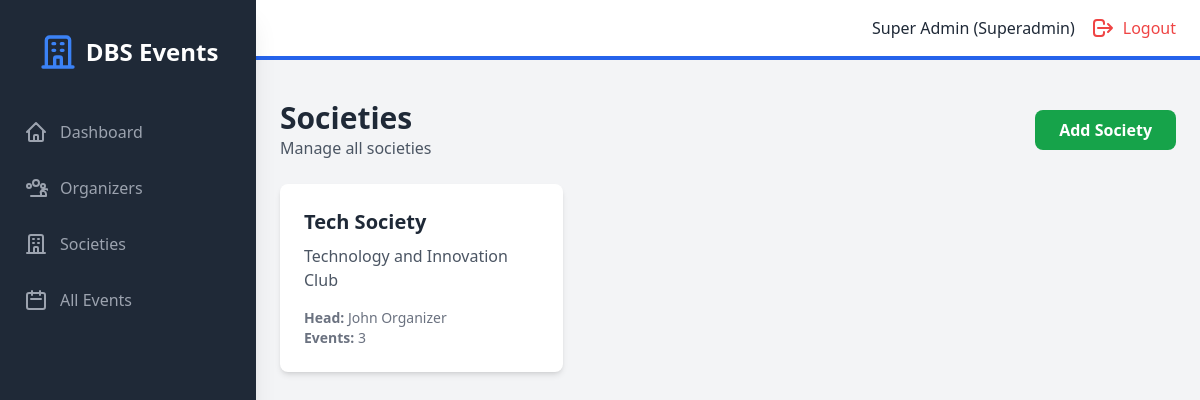
/admin/societies (signed in), run on an earlier commit of the app's database.
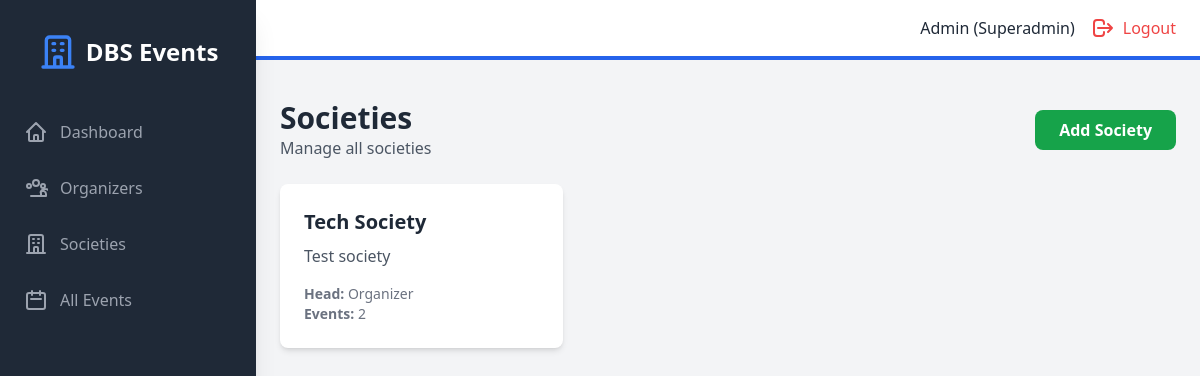
And on a later commit of the database.
### models.py (models this page shows, shortened)
class User(UserMixin, db.Model):
    id = db.Column(db.Integer, primary_key=True)
    email = db.Column(db.String(120), unique=True, nullable=False)
    password_hash = db.Column(db.String(200), nullable=False)
    name = db.Column(db.String(100), nullable=False)
    role = db.Column(db.String(20), nullable=False)  # superadmin, organizer, student
    created_at = db.Column(db.DateTime, default=datetime.utcnow)
    societies = db.relationship('Society', backref='head', lazy=True)
    events_created = db.relationship('Event', backref='creator', lazy=True)
    registrations = db.relationship('Registration', backref='student', lazy=True)

class Society(db.Model):
    id = db.Column(db.Integer, primary_key=True)
    name = db.Column(db.String(100), nullable=False, unique=True)
    description = db.Column(db.Text, nullable=True)
    society_head_id = db.Column(db.Integer, db.ForeignKey('user.id'), nullable=False)
    created_at = db.Column(db.DateTime, default=datetime.utcnow)
    events = db.relationship('Event', backref='society', lazy=True)

### backend/routes/admin.py (the view)
@admin_bp.route("/admin/societies", endpoint="admin_societies")
@admin_required
def admin_societies():
    societies = Society.query.all()
    return render_template("admin/societies.html", societies=societies)

### backend/main.py (called while the page is built)
@login_manager.user_loader
def load_user(user_id):
    return User.query.get(int(user_id))

### frontend/templates/admin/societies.html (shortened to what this page needs)
{% extends "base.html" %}
{% block auth_content %}
<div class="mb-6 flex justify-between items-center">
    <div>
        <h1 class="text-3xl font-bold text-gray-800">Societies</h1>
        <p class="text-gray-600">Manage all societies</p>
    </div>
    <a href="{{ url_for('admin.admin_add_society') }}" class="bg-green-600 text-white px-6 py-2 rounded-lg hover:bg-green-700 font-semibold">
        Add Society
    </a>
</div>
{% if societies %}
<div class="grid grid-cols-1 md:grid-cols-2 lg:grid-cols-3 gap-6">
    {% for society in societies %}
    <div class="bg-white rounded-lg shadow-md p-6 hover:shadow-lg transition">
        <h3 class="text-xl font-bold text-gray-800 mb-2">{{ society.name }}</h3>
        <p class="text-gray-600 mb-4">{{ society.description }}</p>
        <div class="text-sm text-gray-500">
            <p><span class="font-semibold">Head:</span> {{ society.head.name }}</p>
            <p><span class="font-semibold">Events:</span> {{ society.events|length }}</p>
        </div>
    </div>
    {% endfor %}
</div>
{% endif %}
{% endblock %}

### frontend/templates/base.html (shortened to what the changed rows need)
<!DOCTYPE html>
<html lang="en">
<head>
    <script src="https://cdn.tailwindcss.com"></script>
    <link rel="stylesheet" href="{{ url_for('static', filename='css/style.css') }}">
</head>
<body class="bg-gray-100">
    {% if current_user.is_authenticated %}
    <div class="flex h-screen bg-gray-100">
        <div id="sidebar" class="sidebar fixed inset-y-0 left-0 z-30 w-64 bg-gray-800 overflow-y-auto transition duration-300 ease-out md:translate-x-0 md:static md:shadow-xl sidebar-closed">
            <div class="flex items-center justify-center mt-8">
                <div class="flex items-center">
                    <svg class="h-10 w-10 text-blue-500" fill="none" stroke="currentColor" viewBox="0 0 24 24">
                        <path stroke-linecap="round" stroke-linejoin="round" stroke-width="2" d="M19 21V5a2 2 0 00-2-2H7a2 2 0 00-2 2v16m14 0h2m-2 0h-5m-9 0H3m2 0h5M9 7h1m-1 4h1m4-4h1m-1 4h1m-5 10v-5a1 1 0 011-1h2a1 1 0 011 1v5m-4 0h4"></path>
                    </svg>
                    <span class="text-white text-2xl font-semibold ml-2">DBS Events</span>
                </div>
            </div>
            <nav class="mt-10">
                {% if current_user.role == 'superadmin' %}
                    <a class="flex items-center mt-4 py-2 px-6 text-gray-400 hover:bg-gray-700 hover:text-white" href="{{ url_for('admin.admin_dashboard') }}">
                        <svg class="h-6 w-6" fill="none" stroke="currentColor" viewBox="0 0 24 24"><path stroke-linecap="round" stroke-linejoin="round" stroke-width="2" d="M3 12l2-2m0 0l7-7 7 7M5 10v10a1 1 0 001 1h3m10-11l2 2m-2-2v10a1 1 0 01-1 1h-3m-6 0a1 1 0 001-1v-4a1 1 0 011-1h2a1 1 0 011 1v4a1 1 0 001 1m-6 0h6"></path></svg>
                        <span class="mx-3">Dashboard</span>
                    </a>
                    <a class="flex items-center mt-4 py-2 px-6 text-gray-400 hover:bg-gray-700 hover:text-white" href="{{ url_for('admin.admin_organizers') }}">
                        <span class="mx-3">Organizers</span>
                    </a>
                    <a class="flex items-center mt-4 py-2 px-6 text-gray-400 hover:bg-gray-700 hover:text-white" href="{{ url_for('admin.admin_societies') }}">
                        <svg class="h-6 w-6" fill="none" stroke="currentColor" viewBox="0 0 24 24"><path stroke-linecap="round" stroke-linejoin="round" stroke-width="2" d="M19 21V5a2 2 0 00-2-2H7a2 2 0 00-2 2v16m14 0h2m-2 0h-5m-9 0H3m2 0h5M9 7h1m-1 4h1m4-4h1m-1 4h1m-5 10v-5a1 1 0 011-1h2a1 1 0 011 1v5m-4 0h4"></path></svg>
                        <span class="mx-3">Societies</span>
                    </a>
                    <a class="flex items-center mt-4 py-2 px-6 text-gray-400 hover:bg-gray-700 hover:text-white" href="{{ url_for('admin.admin_events') }}">
                        <svg class="h-6 w-6" fill="none" stroke="currentColor" viewBox="0 0 24 24"><path stroke-linecap="round" stroke-linejoin="round" stroke-width="2" d="M8 7V3m8 4V3m-9 8h10M5 21h14a2 2 0 002-2V7a2 2 0 00-2-2H5a2 2 0 00-2 2v12a2 2 0 002 2z"></path></svg>
                        <span class="mx-3">All Events</span>
                    </a>
                {% endif %}
            </nav>
        </div>
        <div class="flex-1 flex flex-col overflow-hidden">
            <header class="flex justify-between items-center py-4 px-6 bg-white border-b-4 border-blue-600">
                <div class="flex items-center">
                    <span class="text-gray-800 mr-4">{{ current_user.name }} ({{ current_user.role | capitalize }})</span>
                    <a href="{{ url_for('public.logout') }}" class="flex items-center text-red-500 hover:text-red-700">
                        <svg class="h-6 w-6" fill="none" stroke="currentColor" viewBox="0 0 24 24"><path stroke-linecap="round" stroke-linejoin="round" stroke-width="2" d="M17 16l4-4m0 0l-4-4m4 4H7m6 4v1a3 3 0 01-3 3H6a3 3 0 01-3-3v-10a3 3 0 013-3h4a3 3 0 013 3v1"></path></svg>
                        <span class="ml-2 hidden sm:inline">Logout</span>
                    </a>
                </div>
            </header>
            <div class="px-6 pt-4">
            </div>
            <main class="flex-1 overflow-x-hidden overflow-y-auto bg-gray-100 p-6">
                {% block auth_content %}{% endblock %}
            </main>
        </div>
    </div>
    {% endif %}
</body>
</html>

What changed in the data, as far as the page shows it:
changed User "Superadmin": name "Super Admin" → "Admin"
changed Society "Tech Society": description "Technology and Innovation Club" → "Test society"; head.name "John Organizer" → "Organizer"; events|length "3" → "2"
